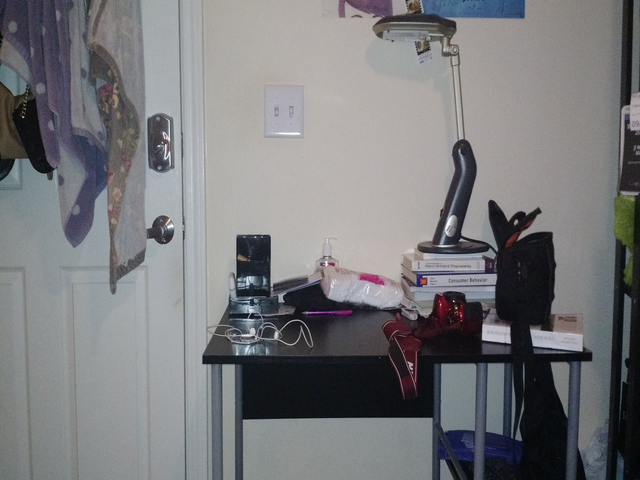
#> input picture project_2/my_stereo/img1.png, 640 x 480 px
$ python script.py   (Python 2 division)   (older library calls are emulated)
#> lines starting #> are read from the running program, lines starting #| are printed output that depends on the picture
#> further down, image_left is the input picture: shape (480, 640, 3); mean B, G, R 123.2, 120.8, 120.4
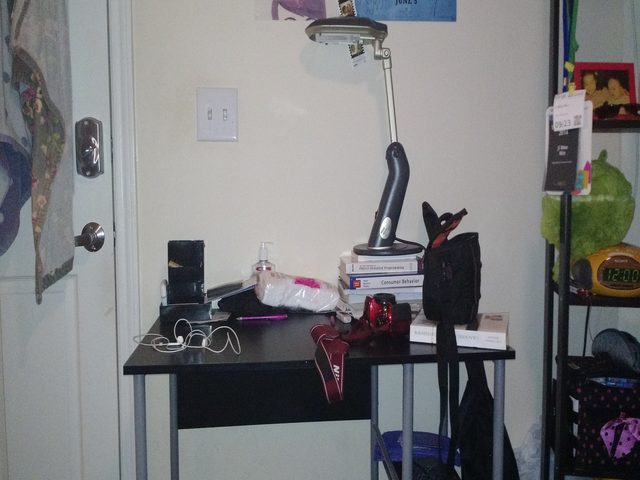
#> input picture project_2/my_stereo/img2.png, 640 x 480 px
#> further down, image_right is the input picture: shape (480, 640, 3); mean B, G, R 123.2, 121.9, 121.6
### project_2/stereo.py
"""Project 2: Stereo vision.

In this project, you'll extract dense 3D information from stereo image pairs.
"""

import cv2
import math
import numpy


def rectify_pair(image_left, image_right, viz=False):
    """Computes the pair's fundamental matrix and rectifying homographies.

    Arguments:
      image_left, image_right: 3-channel images making up a stereo pair.

    Returns:
      F: the fundamental matrix relating epipolar geometry between the pair.
      H_left, H_right: homographies that warp the left and right image so
        their epipolar lines are corresponding rows.
    """
#> called with viz = False
    # use SIFT with default parameters
    # don't need to change the default values
    sift = cv2.SIFT()

    # Feature Matching using sift
    kp1, des1 = sift.detectAndCompute(image_left, None)
#> kp1 = 817 keypoints; strongest (x, y, size): (495, 333, 17.3), (450, 220, 6.2), (254, 253, 25.3), (540, 338, 13.7)
    kp2, des2 = sift.detectAndCompute(image_right, None)
#> kp2 = 1036 keypoints; strongest (x, y, size): (422, 333, 16.7), (180, 339, 4.2), (385, 222, 6.1), (464, 337, 13.5)

    # FLANN based Matcher
    FLANN_INDEX_KDTREE = 0

    # two dicts need for FLANN based matcher (for SIFT)
    index_params = dict(algorithm=FLANN_INDEX_KDTREE, trees=5)

    # number of times the trees in the index
    # should be recursively traversed
    search_params = dict(checks=50)

    flann = cv2.FlannBasedMatcher(index_params, search_params)

    matches = flann.knnMatch(des1, des2, k=2)
#> matches = 817 matches

    # store all the good matches as per Lowe's ratio test.
    good = []
    for m, n in matches:
        if m.distance / n.distance < .7:
            good.append(m)
#> after the loop, good = 301 matches

    # change to floating point and reshape
    # to use in findFundamentalMat
    left_points = numpy.float32([kp1[m.queryIdx].pt for m in good])
#> left_points = 301 pairs, first value 31.99 to 632.6, second value 2.99 to 472.3
    left_points = left_points.reshape(-1, 1, 2)
#> left_points = 301 rows, first 8: [31.99, 50.18], [70.52, 245.6], [85.72, 233.6], [92.61, 81.54], [93.61, 34.15], [99.45, 132.9], [99.48, 47.11], [99.76, 82.56]
    right_points = numpy.float32([kp2[m.trainIdx].pt for m in good])
#> right_points = 301 pairs, first value 10.59 to 620.4, second value 5.7 to 473.4
    right_points = right_points.reshape(-1, 1, 2)
#> right_points = 301 rows, first 8: [38.87, 102.8], [481.3, 241.1], [10.59, 242.8], [16.17, 86.07], [15.96, 37.77], [23.59, 139.1], [22.04, 51.04], [23.21, 87.09]

    # Fundamental matrix - use some default parameters
    f_matrix, mask = cv2.findFundamentalMat(left_points, right_points)
#> f_matrix = [[1.46e-06, -5.56e-05, 0.0132], [5.3e-05, -3.12e-07, -0.0286], [-0.014, 0.0261, 1]]; mask = 301 values, max 1 at index 2, min 0 at index 0, mean 0.88

    # Rectify images
    shape = (image_left.shape[0], image_left.shape[1])
#> shape = (480, 640)
    retval, h_left, h_right = cv2.stereoRectifyUncalibrated(
        left_points, right_points, f_matrix, shape)
#> retval = True; h_left = [[0.0715, -0.0618, -32.64], [0.029, -0.0399, -5.66], [0.000114, -3.68e-05, -0.0524]]; h_right = [[-0.00898, 0.00274, 241.3], [-0.996, 1.35, 127.3], [-0.00402, 0.00123, 1.57]]

    return f_matrix, h_left, h_right


def disparity_map(image_left, image_right):
    """Compute the disparity images for image_left and image_right.

    Arguments:
      image_left, image_right: rectified stereo image pair.

    Returns:
      an single-channel image containing disparities in pixels,
        with respect to image_left's input pixels.
    """

    # create SGBM with default parameters
    sgbm = cv2.StereoSGBM()

    # Change to appropriate parameters
    # These parameters pass the unit test

    # Matched block size >= 1 in between 3,11
    sgbm.SADWindowSize = 5
    # Maximum disparity minus minimum disparity % 16 = 0
    sgbm.numberOfDisparities = 192
    # Truncation value for the prefiltered image pixels
    sgbm.preFilterCap = 4
    # Minimum possible disparity value
    sgbm.minDisparity = 10
    # Margin in percentage good in between 5,15
    sgbm.uniquenessRatio = 5
    # Maximum size of smooth disparity regions
    sgbm.speckleWindowSize = 200
    # aximum disparity variation within each connected component
    sgbm.speckleRange = 2
    # Maximum allowed difference
    sgbm.disp12MaxDiff = 10
    # full-scale two-pass dynamic programming algorithm (no)
    sgbm.fullDP = False
    # The first parameter controlling the disparity smoothness
    sgbm.P1 = 600
    # he second parameter controlling the disparity smoothness
    sgbm.P2 = 2400

    # find the disparity
    disparity = sgbm.compute(image_left, image_right)

    # Since Disparity will be either CV_16S or CV_32F
    # it needs to be compressed and normalized to CV_8U
    disparity_8bit = cv2.normalize(
        disparity, alpha=0, beta=255,
        norm_type=cv2.cv.CV_MINMAX, dtype=cv2.cv.CV_8U)

    return disparity_8bit


# [86 lines left out: function point_cloud, not called in this run]

### project_2/script.py
import cv2
import numpy as np
import sys
import math
from stereo import *

if __name__ == '__main__':
    print "Reading images..."
    image_left = cv2.imread("my_stereo/img1.png")
    image_right = cv2.imread("my_stereo/img2.png")

    _, h_left, h_right = rectify_pair(image_left, image_right)

    left = cv2.warpPerspective(
        image_left, h_left, (image_left.shape[1], image_left.shape[0]))
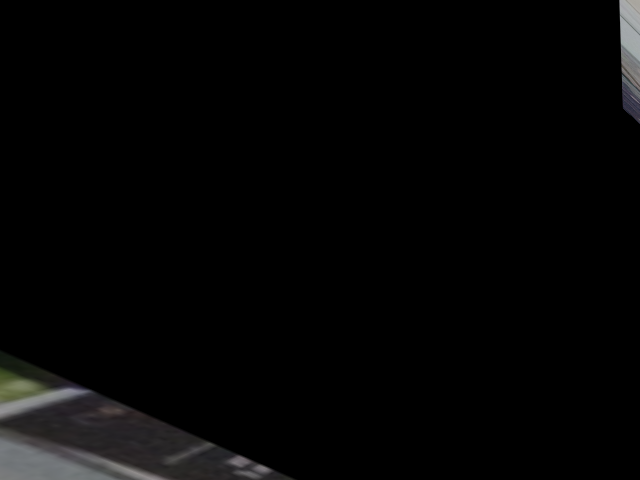
#> left: shape (480, 640, 3); mean B, G, R 4.9, 4.9, 4.9

    right = cv2.warpPerspective(
        image_right, h_right, (image_right.shape[1], image_right.shape[0]))
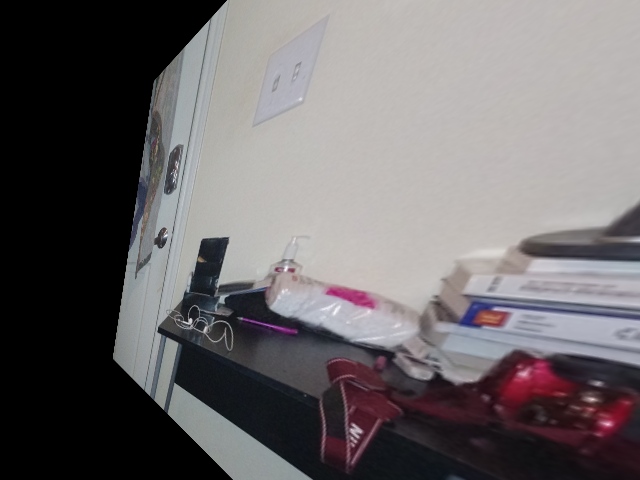
#> right: shape (480, 640, 3); mean B, G, R 105.3, 103.6, 107.7

#> (the run stopped early here; a loop or call above may not have finished)
